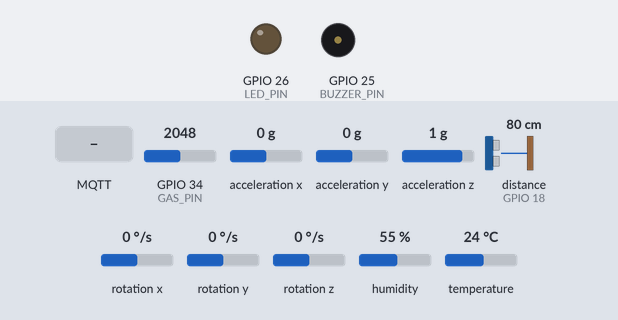
Bench run of a sketch on a simulated ESP32. On the bench: output pins drawn as LEDs (lit = HIGH), buzzer (waves = sounding, pin HIGH). Wiring (inferred from the names in the program): ultrasonic range finder: trigger GPIO 5; echo GPIO 18; MPU-6050 motion sensor at I2C address 0x68. Inputs (shaded band) come from the test bench; at power-on: GPIO 34 (GAS_PIN) = 2048, acceleration x 0 g, acceleration y 0 g, acceleration z 1 g, distance to the obstacle (sensor on GPIO 18) 80 cm, rotation x 0 °/s, rotation y 0 °/s, rotation z 0 °/s, humidity 55 %, temperature 24 °C. The echo pulse lasts 58.3 µs per cm; WiFi joins after 1.5 s; servers stay silent unless stated; no MQTT or app messages arrive unless stated; pins used as bus, display or sensor lines are not drawn.

Above: at 2.7 s.
2.8 s: MQTT message "DANGER" arrives on the first subscribed topic
At 3.6 s:
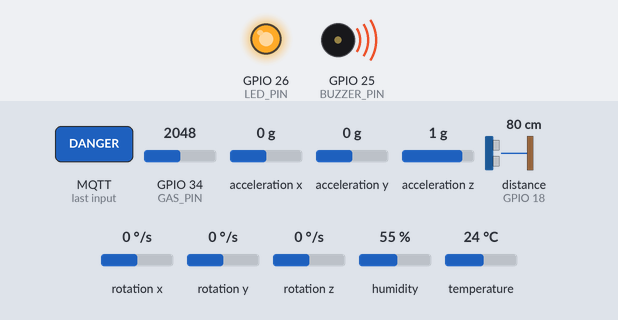
4.3 s: MQTT message "1" arrives on the first subscribed topic
At 4.8 s:
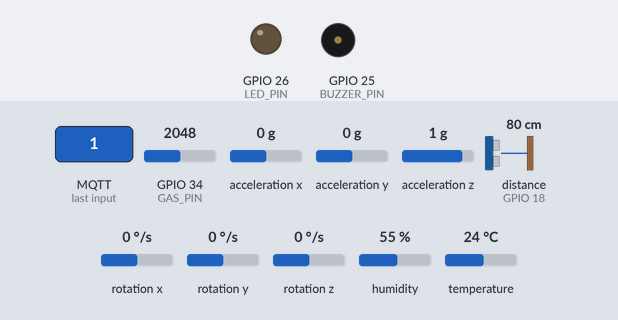
Timing chart, 0 to 7.3 s (numbered marks = the images above; inputs shaded):
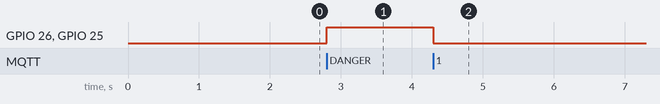

The sketch:

sensor_node.ino
```cpp
// ESP32 sensor node: MPU6050 IMU, HC-SR04 ultrasonic, DHT22, MQ gas sensor (analog).
// Publishes JSON to MQTT topic site/sensors every 100 ms; buzzes when site/alerts says DANGER.
// Libraries: PubSubClient, DHT sensor library (Adafruit).
#include <WiFi.h>
#include <PubSubClient.h>
#include <Wire.h>
#include <DHT.h>

const char* WIFI_SSID = "YOUR_WIFI";
const char* WIFI_PASS = "YOUR_PASSWORD";
const char* MQTT_HOST = "192.168.1.10";   // laptop / Raspberry Pi running the MQTT broker

#define TRIG_PIN 5
#define ECHO_PIN 18
#define DHT_PIN  4
#define GAS_PIN  34
#define BUZZER_PIN 25
#define LED_PIN 26
#define MPU_ADDR 0x68

DHT dht(DHT_PIN, DHT22);
WiFiClient wifi;
PubSubClient mqtt(wifi);
float temp = NAN, hum = NAN;
unsigned long lastDht = 0, lastPub = 0;

void onMessage(char* topic, byte* payload, unsigned int len) {
  String s; for (unsigned int i = 0; i < len; i++) s += (char)payload[i];
  bool danger = s.indexOf("DANGER") >= 0;
  digitalWrite(BUZZER_PIN, danger); digitalWrite(LED_PIN, danger);
}

void connectAll() {
  WiFi.begin(WIFI_SSID, WIFI_PASS);
  while (WiFi.status() != WL_CONNECTED) delay(300);
  mqtt.setServer(MQTT_HOST, 1883); mqtt.setCallback(onMessage);
  while (!mqtt.connected()) { if (!mqtt.connect("esp32-sensor-node")) delay(1000); }
  mqtt.subscribe("site/alerts");
}

bool readImu(float &ax, float &ay, float &az, float &gx, float &gy, float &gz) {
  Wire.beginTransmission(MPU_ADDR); Wire.write(0x3B);
  if (Wire.endTransmission(false) != 0) return false;
  Wire.requestFrom(MPU_ADDR, 14, true);
  int16_t r[7]; for (int i = 0; i < 7; i++) r[i] = (Wire.read() << 8) | Wire.read();
  ax = r[0] / 16384.0; ay = r[1] / 16384.0; az = r[2] / 16384.0;   // g
  gx = r[4] / 131.0;   gy = r[5] / 131.0;   gz = r[6] / 131.0;     // deg/s
  return true;
}

unsigned long readEchoUs() {
  digitalWrite(TRIG_PIN, LOW); delayMicroseconds(2);
  digitalWrite(TRIG_PIN, HIGH); delayMicroseconds(10); digitalWrite(TRIG_PIN, LOW);
  return pulseIn(ECHO_PIN, HIGH, 30000);   // 0 = no echo
}

void setup() {
  Serial.begin(115200);
  pinMode(TRIG_PIN, OUTPUT); pinMode(ECHO_PIN, INPUT);
  pinMode(BUZZER_PIN, OUTPUT); pinMode(LED_PIN, OUTPUT);
  Wire.begin(); Wire.beginTransmission(MPU_ADDR); Wire.write(0x6B); Wire.write(0); Wire.endTransmission(true);
  dht.begin();
  connectAll();
}

void loop() {
  if (!mqtt.connected()) connectAll();
  mqtt.loop();
  if (millis() - lastDht > 2000) { temp = dht.readTemperature(); hum = dht.readHumidity(); lastDht = millis(); }
  if (millis() - lastPub >= 100) {
    lastPub = millis();
    float ax, ay, az, gx, gy, gz;
    if (!readImu(ax, ay, az, gx, gy, gz)) return;
    char buf[256];
    snprintf(buf, sizeof(buf),
      "{\"t\":%lu,\"ax\":%.4f,\"ay\":%.4f,\"az\":%.4f,\"gx\":%.3f,\"gy\":%.3f,\"gz\":%.3f,"
      "\"echo_us\":%lu,\"gas\":%d,\"temp\":%.1f,\"hum\":%.1f}",
      millis(), ax, ay, az, gx, gy, gz, readEchoUs(), analogRead(GAS_PIN),
      isnan(temp) ? 25.0 : temp, isnan(hum) ? 0.0 : hum);
    mqtt.publish("site/sensors", buf);
  }
}
```

Measured:
- after the input at 2.8 s, GPIO 26 (LED_PIN), GPIO 25 (BUZZER_PIN): LOW → HIGH at once
- after the input at 4.3 s, GPIO 26 (LED_PIN), GPIO 25 (BUZZER_PIN): HIGH → LOW at once
